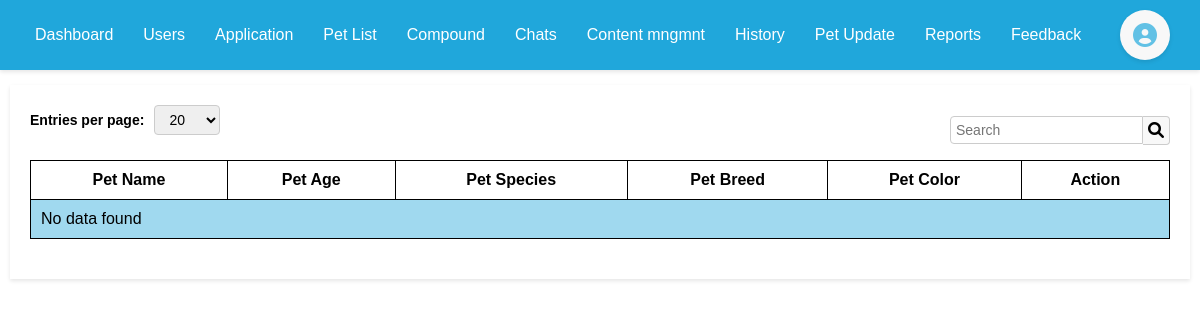
Before: /admin_main/pet_list.php with the older database file.
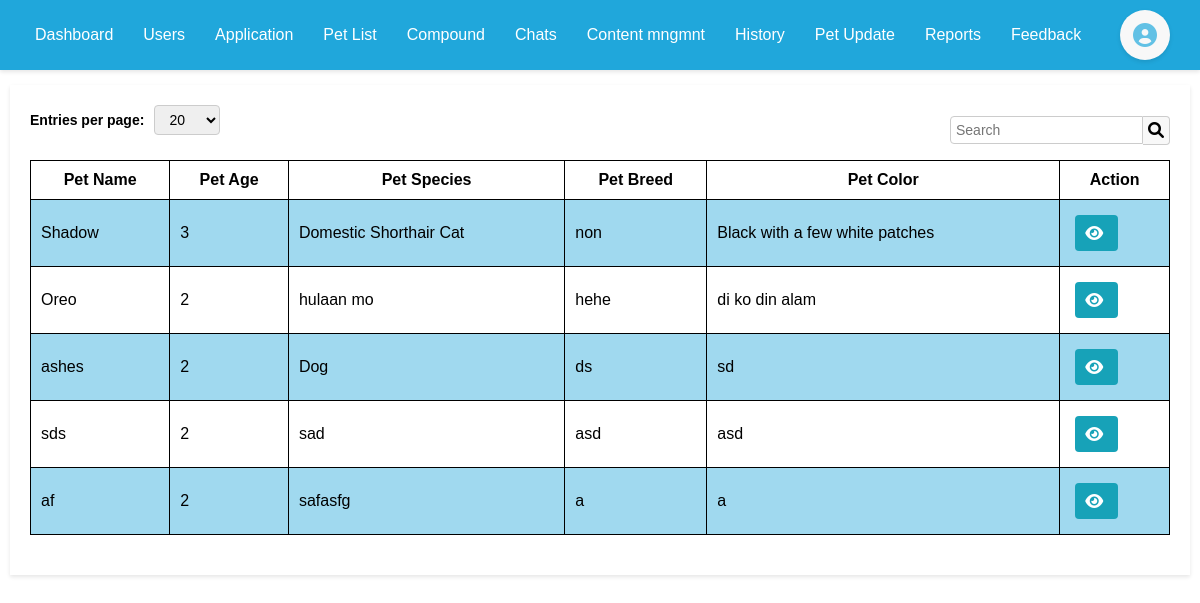
After: the same page with the newer database file.
### tables this page shows
CREATE TABLE `pet_list` (
  `id` int(11) NOT NULL,
  `pet_name` varchar(150) NOT NULL,
  `pet_age` int(10) NOT NULL,
  `pet_species` varchar(150) NOT NULL,
  `pet_breed` varchar(150) NOT NULL,
  `pet_color` varchar(150) NOT NULL,
  `distinctive` text NOT NULL,
  `medical_history` text NOT NULL,
  `pet_description` text NOT NULL,
  `location` text NOT NULL,
  `pet_image` varchar(255) NOT NULL,
  `pet_images` text DEFAULT NULL,
  `is_archived` tinyint(1) NOT NULL,
  `archived_date` datetime DEFAULT NULL
);

### admin_main/pet_list.php (the view, shortened to what this page needs)
<?php
include("header.php");
include("../config/config.php");
$limit = isset($_GET['limit']) ? intval($_GET['limit']) : 20;
$page = isset($_GET['page']) ? intval($_GET['page']) : 1;
$offset = ($page - 1) * $limit;
$total_result = $conn->query("SELECT COUNT(*) AS total FROM pet_list WHERE is_archived = 0");
$sql = "SELECT * FROM pet_list WHERE is_archived = 0 LIMIT $limit OFFSET $offset";
$result = $conn->query($sql);
?>
<div class="table-container">
    <div class="table-controls-container">
        <div class="table-controls">
            <form method="get" action="" class="entries-form">
                <label for="limit" class="entries-label">Entries per page:</label>
                <select id="limit" name="limit" class="entries-select" onchange="this.form.submit()">
                    <option value="20" <?php echo ($limit == 20) ? 'selected' : ''; ?>>20</option>
                </select>
            </form>
            <div class="search-container">
                <input type="text" class="search-input" placeholder="Search">
                <button class="search-button"><i class="fa fa-search"></i></button>
            </div>
        </div>
    </div>
    <table class="data-table">
        <thead>
            <tr>
                <th>Pet Name</th>
                <th>Pet Age</th>
                <th>Pet Species</th>
                <th>Pet Breed</th>
                <th>Pet Color</th>
                <th>Action</th>
            </tr>
        </thead>
        <tbody>
            <?php
            if ($result && $result->num_rows > 0) {
                while ($row = $result->fetch_assoc()) {
                    echo "<tr>";
                    echo "<td>" . $row['pet_name'] . "</td>";
                    echo "<td>" . $row['pet_age'] . "</td>";
                    echo "<td>" . $row['pet_species'] . "</td>";
                    echo "<td>" . $row['pet_breed'] . "</td>";
                    echo "<td>" . $row['pet_color'] . "</td>";
                    echo "<td>";
                    echo "<button class='action-button view-more' onclick='viewMore(" . $row['id'] . ")'><i class='fas fa-eye'></i></button>";
                    echo "</td>";
                    echo "</tr>";
                }
            } else {
                echo "<tr><td colspan='12'>No data found</td></tr>";
            }
            ?>
        </tbody>
    </table>
</div>
<?php
include("footer.php");
?>

Changed rows visible on the page:
now on this page (row edited): pet_list: pet_name "Shadow", pet_age "3", pet_species "Domestic Shorthair Cat", pet_breed "non", pet_color "Black with a few white patches"
now on this page (row edited): pet_list: pet_name "Oreo", pet_age "2", pet_species "hulaan mo", pet_breed "hehe", pet_color "di ko din alam"
now on this page (row edited): pet_list: pet_name "ashes", pet_age "2", pet_species "Dog", pet_breed "ds", pet_color "sd"
added pet_list: pet_name "sds", pet_age "2", pet_species "sad", pet_breed "asd", pet_color "asd"
added pet_list: pet_name "af", pet_age "2", pet_species "safasfg", pet_breed "a", pet_color "a"
Other visible differences:
text no longer shown: "No data found"
